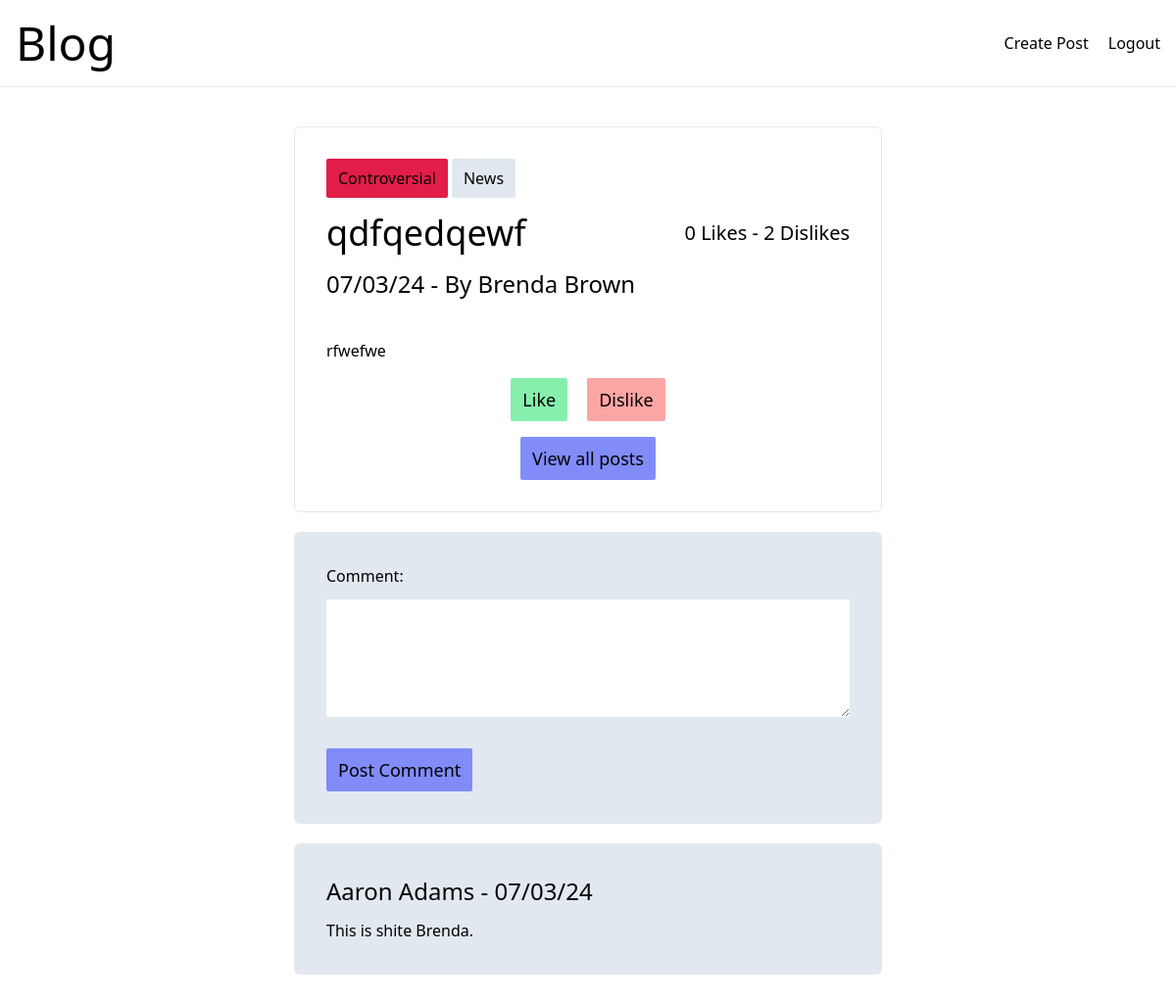
/singlePost.php?id=5 (signed in), run on the app's committed database.
### tables this page shows
CREATE TABLE `blogposts` (
  `id` int(11) unsigned NOT NULL AUTO_INCREMENT,
  `title` varchar(500) NOT NULL,
  `content` longtext NOT NULL,
  `authorid` int(11) NOT NULL,
  `posttime` timestamp NOT NULL,
  `category` smallint(5) DEFAULT NULL,
  PRIMARY KEY (`id`)
);

CREATE TABLE `categories` (
  `id` int(11) unsigned NOT NULL AUTO_INCREMENT,
  `name` varchar(50) DEFAULT NULL,
  PRIMARY KEY (`id`)
);

CREATE TABLE `users` (
  `id` int(11) unsigned NOT NULL AUTO_INCREMENT,
  `username` varchar(250) NOT NULL,
  `email` varchar(500) NOT NULL,
  `password` varchar(1000) NOT NULL,
  PRIMARY KEY (`id`)
);

CREATE TABLE `comments` (
  `id` int(11) unsigned NOT NULL AUTO_INCREMENT,
  `authorid` int(11) NOT NULL,
  `blogid` int(11) NOT NULL,
  `content` longtext NOT NULL,
  `timestamp` timestamp NOT NULL,
  PRIMARY KEY (`id`)
);

### src/Models/BlogModel.php (called while the page is built, shortened)
<?php
require_once 'src/Entities/Blog.php';
class BlogModel
{
    private PDO $db;
    public function __construct(PDO $db)
    {
        $this->db = $db;
    }
    public function getBlogById(int $id): Blog|false
    {
       $query = $this->db->prepare('SELECT `blogposts`.`id` AS "id",
       `blogposts`.`title` AS "title",
       `blogposts`.`content` AS "content",
       `blogposts`.`authorid` AS "authorid",
       `blogposts`.`posttime` AS "posttime",
       COUNT(`likes`.`id`) AS "total",
       SUM(`likes`.`value`) AS "likes",
       `categories`.`name` AS "category",
       `users`.`username`
        FROM `blogposts`
        LEFT JOIN `users`
        ON `blogposts`.`authorid` = `users`.`id`
        LEFT JOIN `likes`
        ON `blogposts`.`id`=`likes`.`blogid`
        LEFT JOIN `categories`
        ON `blogposts`.`category` = `categories`.`id`
        WHERE `blogposts`.`id` = :id');
        $query->execute([
            ':id' => $id
        ]);
        $data = $query->fetch();
        return $this->hydrateSingleBlog($data);
    }
    public function hydrateSingleBlog(array $data): Blog|false
    {
        $username = $data['username'] ?: 'Anonymous';
        $dislikes = $data['total']-$data['likes'];
        return new Blog($data['id'], $data['title'], $data['content'], $data['authorid'], $username, $data['posttime'], $data['category'],$data['likes'], $dislikes);
    }
}

### src/Entities/Blog.php (called while the page is built, shortened)
<?php
readonly class Blog
{
    public function __construct(int $id, string $title, string $content, ?int $authorId, string $username, string $postTime, ?string $category, int|null $likes, int|null $dislikes)
    {
        $this->title = $title;
        $this->content = $content;
        $this->username = $username;
        $this->postTime = gmdate("d/m/y", strtotime($postTime));
        $this->category = $category ?: '';
        $this->likes = $likes ?: 0;
        $this->dislikes = $dislikes ?: 0;
        $this->controversial = ($this->likes*1.5)<$this->dislikes ? true : false;
    }
}

### src/Models/CommentModel.php (called while the page is built, shortened)
<?php
require_once 'src/Entities/Comment.php';
class CommentModel
{
    private PDO $db;
    public function __construct(PDO $db)
    {
        $this->db = $db;
    }
    public function getAllComments(int $id): array
    {
        $query = $this->db->prepare('SELECT `comments`.`id`, `comments`.`authorid`, `comments`.`blogid`,
       `comments`.`content`, `comments`.`timestamp`, `users` . `username` FROM `comments` LEFT JOIN `users`
        ON `comments` . `authorid` = `users` . `id` WHERE `comments` . `blogid` = :id ORDER BY `timestamp` DESC;');
        $query ->execute([':id'=>$id]);
        $data = $query->fetchAll();
        return $this->hydrateComments($data);
    }
    public function hydrateComments(array $data): array
    {
        $comments = [];
        foreach ($data as $comment)
        {
        $comments[] =  new Comment(
            $comment['id'],
            $comment['authorid'],
            $comment['blogid'],
            $comment['content'],
            $comment['timestamp'],
            $comment['username']);
        }
        return $comments;
    }
}

### src/Entities/Comment.php (called while the page is built, shortened)
<?php
readonly class Comment
{
    public function __construct(int $id, int $authorid, int $blogid, string $content, string $timeStamp, string $username)
    {
        $this->content = $content;
        $this->timeStamp = gmdate("d/m/y", strtotime($timeStamp));
        $this->username = $username;
    }
}

### singlePost.php (the view, shortened to what this page needs)
<?php
require_once 'src/connectToDb.php';
require_once 'src/Models/BlogModel.php';
require_once 'src/Models/CommentModel.php';
$db = connectToDb();
$blogModel = new BlogModel($db);
$blog = $blogModel->getBlogById($_GET['id']);
$commentModel = new CommentModel($db);
$comments = $commentModel->getAllComments($_GET['id']);
$blog = $blogModel->getBlogById($_GET['id']);
?>
<!DOCTYPE html>
<html lang="en">
<head>
    <script src="https://cdn.tailwindcss.com"></script>
</head>
<body class="selection:bg-teal-200">
<nav class="flex justify-between items-center py-5 px-4 mb-10 border-b border-solid">
    <a href="index.php"><h1 class="text-5xl">Blog</h1></a>
    <div class="flex gap-5">
        <?php echo isset($_SESSION['userid']) ?
            '<a href="addPost.php">Create Post</a><a href="logout.php">Logout</a>':
            '<a href="login.php">Login</a><a href="register.php">Register</a>'; ?>
    </div>
</nav>
<section class="container md:w-1/2 mx-auto">
    <article class="p-8 border border-solid rounded-md">
        <?php echo $blog->controversial ? '<span class="px-3 py-2 bg bg-rose-600 inline-block mb-4 rounded-sm">Controversial</span> ':'' ;
        echo strlen($blog->category)>1 ? '<span class="px-3 py-2 bg bg-slate-200 inline-block mb-4 rounded-sm">' . $blog->category . '</span>':'' ;?>
        <div class="flex justify-between items-center flex-col md:flex-row mb-4">
            <h2 class="text-4xl"><?php echo $blog->title; ?></h2>
            <span class="text-xl"><?php echo $blog->likes . ' Likes - ' . $blog->dislikes . ' Dislikes' ?></span>
        </div>
        <p class="text-2xl mb-10"><?php echo $blog->postTime . ' - By ' . $blog->username; ?></p>
        <p><?php echo $blog->content ?></p>
        <div class="flex justify-center gap-5">
            <a class="px-3 py-2 mt-4 text-lg bg-green-300 hover:bg-green-400 hover:text-white transition inline-block rounded-sm" href="<?php echo isset($_SESSION['userid']) ? '?id=' . $_GET['id'] . '&click=Like' : 'login.php'; ?>">Like</a>
            <a class="px-3 py-2 mt-4 text-lg bg-red-300 hover:bg-red-400 hover:text-white transition inline-block rounded-sm" href="<?php echo isset($_SESSION['userid']) ? '?id=' . $_GET['id'] . '&click=Dislike' : 'login.php'; ?>">Dislike</a>
        </div>
        <div class="flex justify-center">
            <a class="px-3 py-2 mt-4 text-lg bg-indigo-400 hover:bg-indigo-700 hover:text-white transition inline-block rounded-sm" href="index.php">View all posts</a>
        </div>
    </article>
</section>
<?php
if(isset($_SESSION['userid']))
{
    ?>
    <section class="container md:w-1/2 mx-auto mt-5">
        <form class="p-8 border border-solid rounded-md bg-slate-200" method="post">
            <div class="mb-5">
                <label class="mb-3 block" for="content">Comment:</label>
                <textarea class="w-full" id="content" name="content" rows="5"></textarea>
            </div>
            <input class="px-3 py-2 mt-4 text-lg bg-indigo-400 hover:bg-indigo-700 hover:text-white transition inline-block rounded-sm" type="submit" value="Post Comment" />
        </form>
    </section>
    <?php
}
?>
<section class="container md:w-1/2 mx-auto mt-5 mb-10">
    <?php
    foreach ($comments as $comment) : ?>
    <div class="p-8 border border-solid rounded-md bg-slate-200 mb-2">
        <div class="text-2xl mb-3"><?php echo $comment->username . ' - ' . $comment->timeStamp; ?></div>
        <p> <?php echo $comment->content; ?>.</p>
    </div>
    <?php endforeach;
    ?>
</section>
</body>
</html>

### data on the page
blogposts: categories.name "News", title "qdfqedqewf", posttime "07/03/24", authorid.username "Brenda Brown", content "rfwefwe"
comments: authorid.username "Aaron Adams", timestamp "07/03/24", content "This is shite Brenda"

### other printed values
$blog->likes "0"
$blog->dislikes "2"
